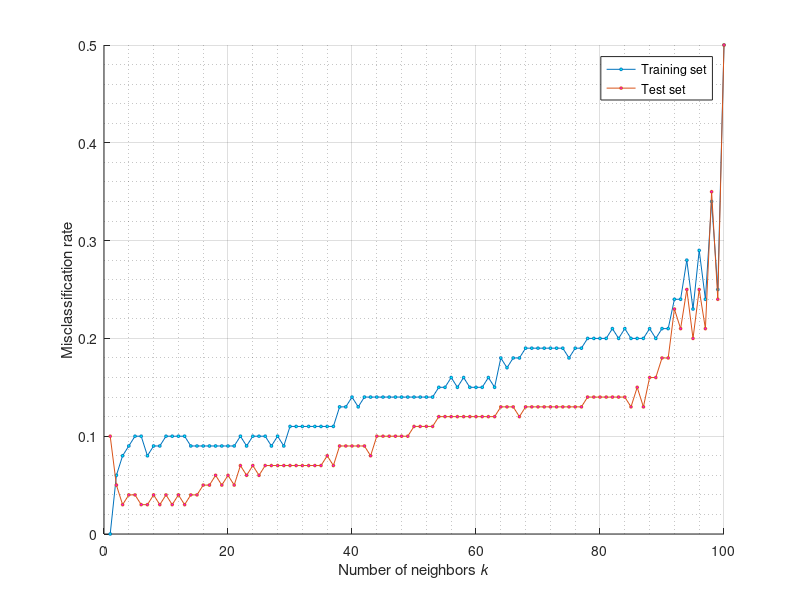
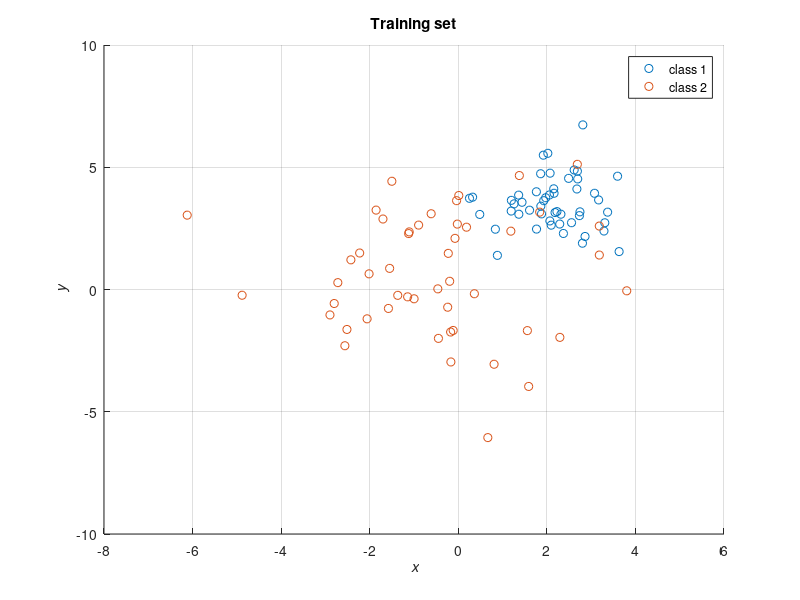
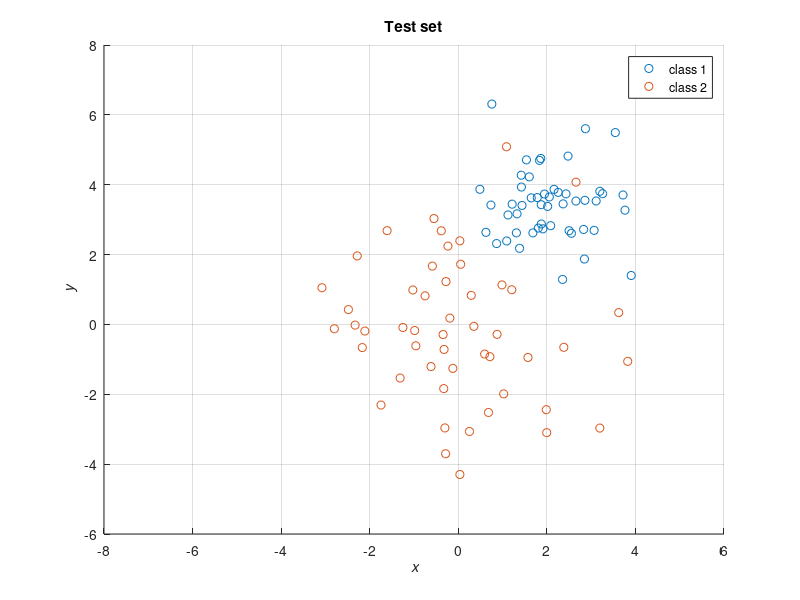

Source code (MATLAB) for these figures, in order:
close all; clear; clc;

data = load('synthetic.mat');


originalDataTrain = data.knnClassify2dTrain;
originalDataTest = data.knnClassify2dTest;

train = data.knnClassify2dTrain;
test = data.knnClassify2dTest;

dataTrain = originalDataTrain;
dataTrain(:,6)=1:length(dataTrain(:,1));

dataTest = originalDataTest;
dataTest(:,6)=1:length(dataTest(:,1));
classes = [1 2];

c = 1;
rangeNo = 1 : 100;
for k = rangeNo
    k;
    
    for pt = 1 : length(dataTrain(:,1))
        dataTrain = sortrows(dataTrain,6);
        dataTrain(:,4) = pdist2(originalDataTrain(pt,1:2),dataTrain(:,1:2),...
                                'euclidean');
        dataTrain = sortrows(dataTrain,4);  %Reorder distances
        dataTrain(1, 5) = mode(dataTrain(1:k,3)); %salva la classe per il punto pt
    end
    accuracy(c) = sum(dataTrain(:,3) == dataTrain(:,5))/length(dataTrain);
    c = c + 1;
end

figure(1)
hold on
plot(rangeNo,1-accuracy,'o-','MarkerFaceColor','c', 'markersize', 2)
ylabel('Misclassification rate')
xlabel('Number of neighbors \itk')
grid on
grid minor


dataTrain = originalDataTrain;
dataTrain(:,6) = 1:length(dataTrain(:,1));

c=1;
for k = rangeNo
    k;
    for pt = 1 : length(dataTest(:,1))  %per tutti i punti del data_test
        dataTrain = sortrows(dataTrain,6);
        dataTrain(:,4) = pdist2(dataTest(pt,1:2),originalDataTrain(:,1:2),...
                                'euclidean');
        dataTrain = sortrows(dataTrain,4);  %Reorder distances
        dataTest(pt, 5) = mode(dataTrain(1:k,3)); %salva la classe per il punto pt
    end
    accuracy2(c) = sum(dataTest(:,3) == dataTest(:,5))/length(dataTest);
    c=c+1;
end

plot(rangeNo, 1-accuracy2, 'o-', 'MarkerFaceColor','m', 'markersize', 2)
legend('Training set', 'Test set')
%ylim([0 1])
%xticks(rangeNo)


% Scatterplot.
figure(2)
hold on
class1 = sortrows(train,3);
class2 = sortrows(train,3);
for c=1:length(class1(:,1))
    if class1(c,3) ~= 1
        break
    end
end

class1 = train;
class1(c:end, :) = [];

class2 = train;
class2(1:c, :) = [];

scatter(class1(:,1), class1(:,2))
scatter(class2(:,1), class2(:,2))
title('Training set')
legend('class 1', 'class 2')
xlabel('\it x')
ylabel('\it y')
xlim([-8 6])
grid on


figure(3)
hold on
class1 = sortrows(test, 3);
class2 = sortrows(test, 3);
for c = 1:length(class1(:,1))
    if class1(c, 3) ~= 1
        break
    end
end
class1 = test;
class1(c:end, :) = [];

class2 = test;
class2(1:c-1, :) = [];

scatter(class1(:,1), class1(:,2))
scatter(class2(:,1), class2(:,2))
title('Test set')
legend('class 1', 'class 2')
xlabel('\it x')
ylabel('\it y')
xlim([-8 6])
grid on